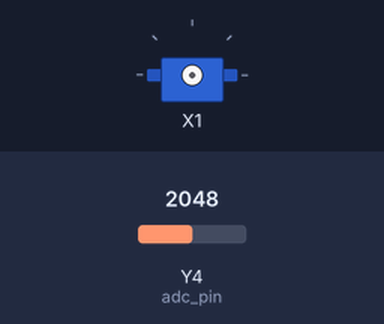
A program run on a simulated pyboard running MicroPython. Shown: servo. Inputs (shaded band) come from the test bench; at power-on: Y4 (adc_pin) = 2048 (analog values on the 0–4095 scale).

Above: at 1.2 s.
1.3 s: Y4 (adc_pin) set to 0
At 2.7 s:
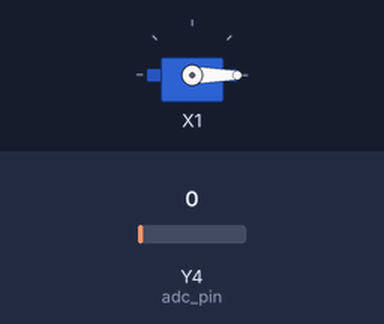
3.3 s: Y4 (adc_pin) set to 491
At 4.6 s:
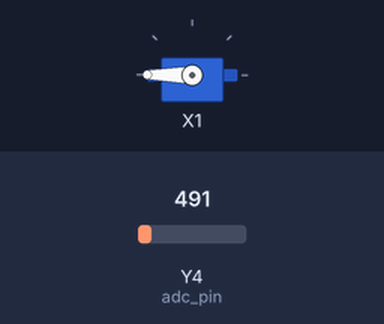
5.0 s: Y4 (adc_pin) set to 0
At 6.7 s:
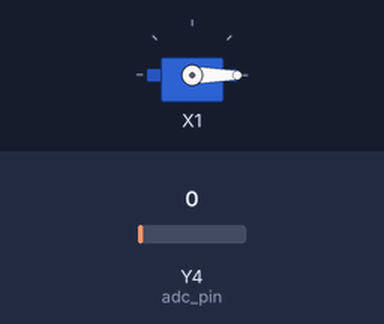
7.0 s: Y4 (adc_pin) set to 2047
At 8.4 s:
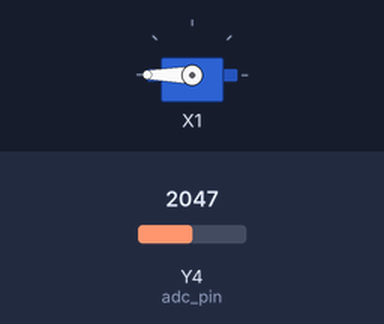
Timing chart, 0 to 9.5 s (numbered marks = the images above; inputs shaded):
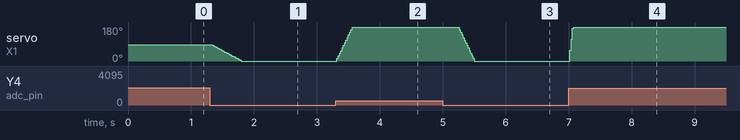

The program:

Slider__Servo__LED_test.py
```python
# Using the Servo

import machine
import pyb
from time import sleep_ms

#----------------------------------------------------------

def change_servo_angle(angle, time_ms):
    led_pin(1)
    servo.angle(angle, time_ms)
    sleep_ms(100)
    led_pin(0)

#----------------------------------------------------------

adc_pin = machine.Pin('Y4')
led_pin = machine.Pin('Y12')
led_pin(0)

servo = pyb.Servo(1)
adc = pyb.ADC(adc_pin)

#----------------------------------------------------------

servo_range = 180
slider_range = 256 # Sider: adc

zero_point = -90

previous_angle = round(adc.read() * (servo_range/slider_range) + zero_point)

while True:
    new_angle = round(adc.read() * (servo_range/slider_range) + zero_point)

    if new_angle != previous_angle:
        change_servo_angle(new_angle, 500)
        previous_angle = new_angle

        sleep_ms(500)

    else:
        pass
```

Measured:
- after the input at 1.3 s, servo on X1: moves from 86° to 0° over 0.46 s, starting at once
- after the input at 3.3 s, servo on X1: moves from 0° to 180° over 0.26 s, starting at once
- after the input at 5.0 s, servo on X1: moves from 180° to 0° over 0.26 s, starting after 0.24 s
- after the input at 7.0 s, servo on X1: 0° → 180° at once
